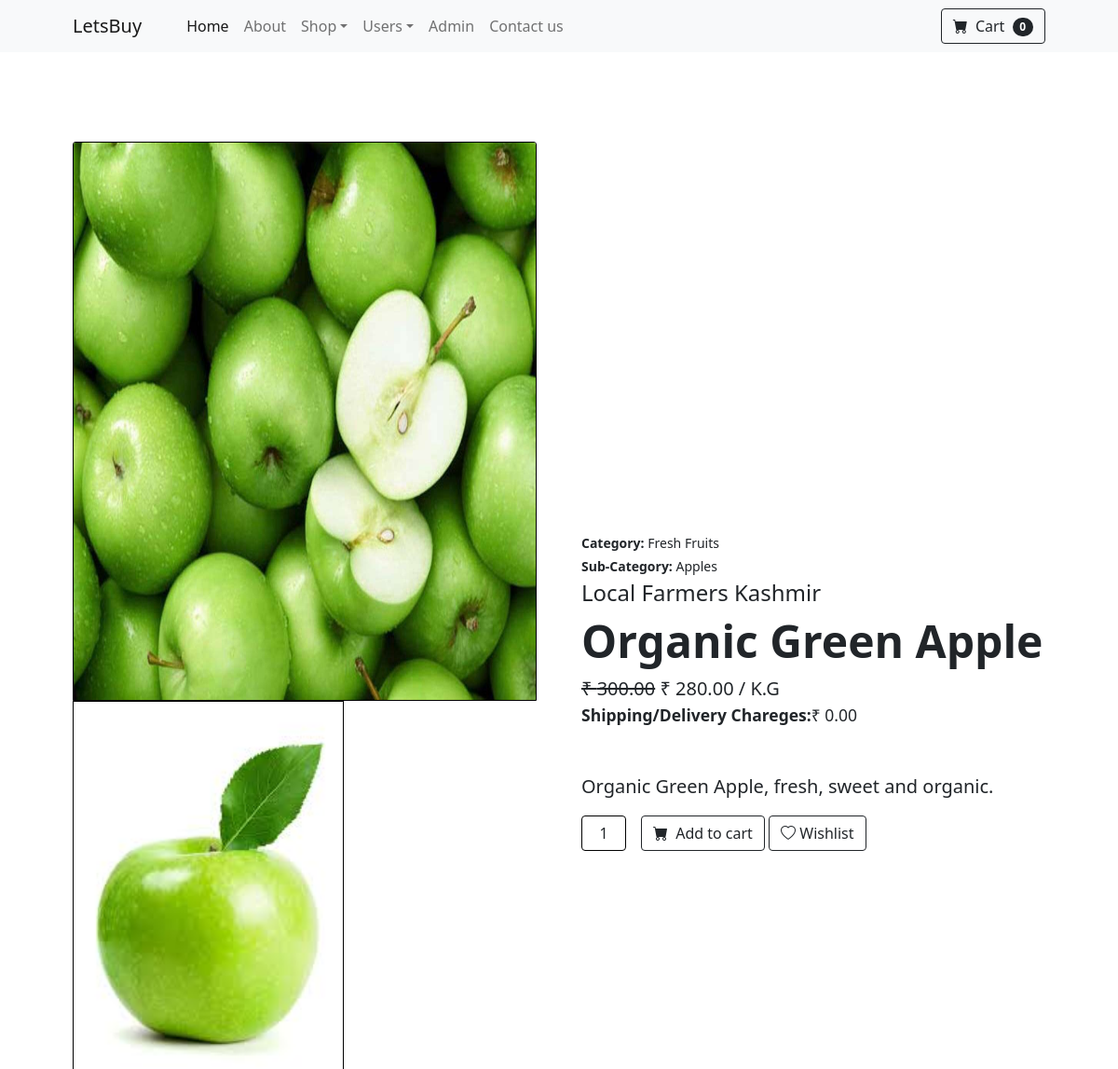
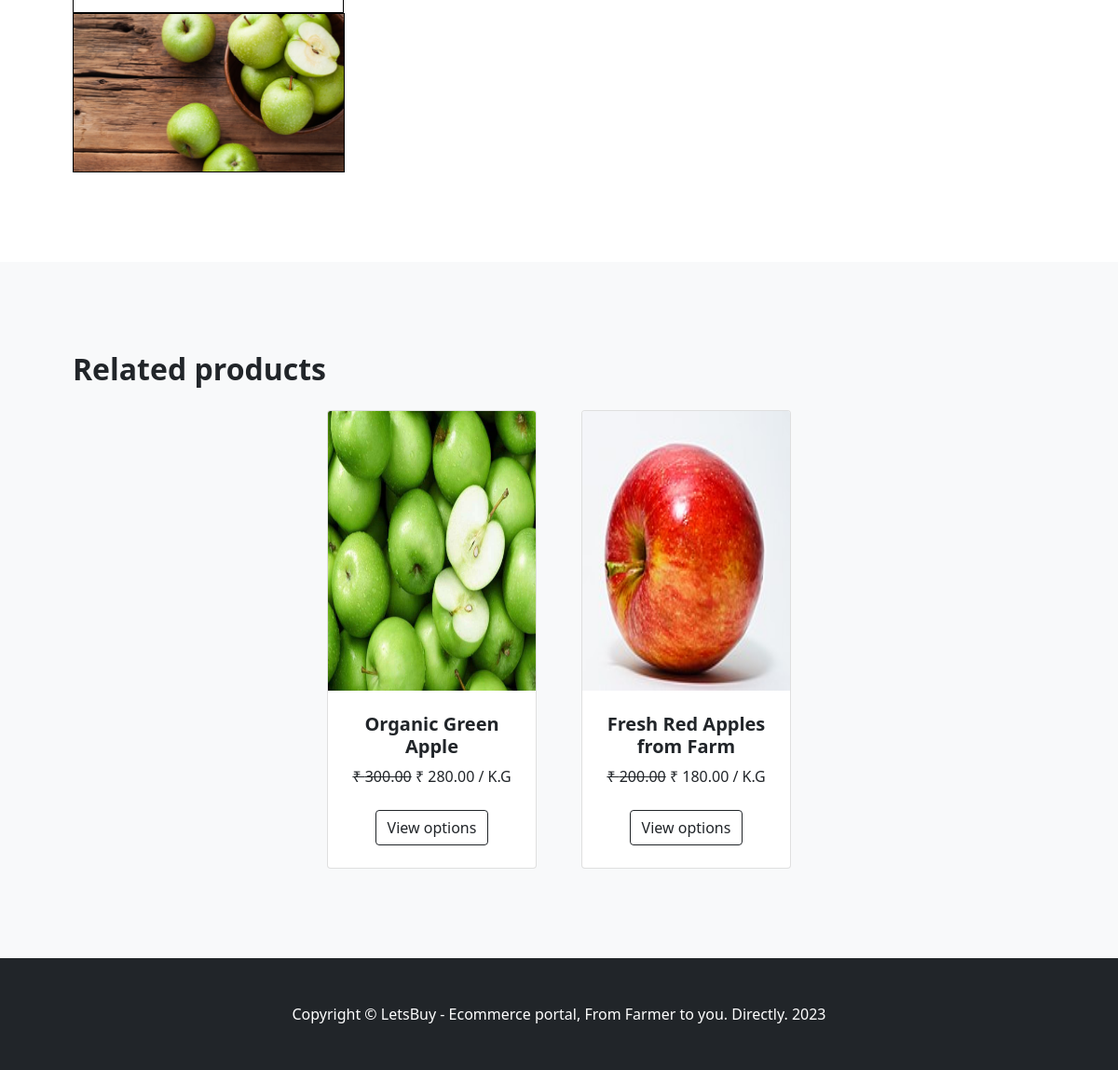
/product-details.php?pid=2, run on the app's committed database (2 pictures, top to bottom).
### tables this page shows
CREATE TABLE `products` (
  `id` int(11) NOT NULL,
  `category` int(11) NOT NULL,
  `subCategory` int(11) DEFAULT NULL,
  `productName` varchar(255) DEFAULT NULL,
  `productCompany` varchar(255) DEFAULT NULL,
  `productPrice` decimal(10,2) DEFAULT NULL,
  `productPriceBeforeDiscount` decimal(10,2) DEFAULT NULL,
  `productDescription` longtext DEFAULT NULL,
  `productImage1` varchar(255) DEFAULT NULL,
  `productImage2` varchar(255) DEFAULT NULL,
  `productImage3` varchar(255) DEFAULT NULL,
  `shippingCharge` decimal(10,2) DEFAULT NULL,
  `productAvailability` varchar(255) DEFAULT NULL,
  `postingDate` timestamp NULL DEFAULT current_timestamp(),
  `updationDate` timestamp NULL DEFAULT NULL ON UPDATE current_timestamp(),
  `addedBy` int(11) DEFAULT NULL,
  `lastUpdatedBy` int(2) DEFAULT NULL
);

CREATE TABLE `category` (
  `id` int(11) NOT NULL,
  `categoryName` varchar(255) DEFAULT NULL,
  `categoryDescription` longtext DEFAULT NULL,
  `creationDate` timestamp NOT NULL DEFAULT current_timestamp(),
  `updationDate` timestamp NULL DEFAULT NULL ON UPDATE current_timestamp(),
  `createdBy` int(11) DEFAULT NULL
);

CREATE TABLE `subcategory` (
  `id` int(11) NOT NULL,
  `categoryid` int(11) DEFAULT NULL,
  `subcategoryName` varchar(255) DEFAULT NULL,
  `creationDate` timestamp NULL DEFAULT current_timestamp(),
  `updationDate` timestamp NULL DEFAULT NULL ON UPDATE current_timestamp(),
  `createdBy` int(11) DEFAULT NULL
);

### product-details.php (the view, shortened to what this page needs)
<?php session_start();
include_once('includes/config.php');
?>
<!DOCTYPE html>
<html lang="en">
    <head>
        <link href="https://cdn.jsdelivr.net/npm/bootstrap-icons@1.5.0/font/bootstrap-icons.css" rel="stylesheet" />
        <link href="css/styles.css" rel="stylesheet" />
    </head>
    <body>
<?php include_once('includes/header.php');?>
<?php
$pid=intval($_GET['pid']);
$query=mysqli_query($con,"select products.id as pid,products.productImage1,products.productImage2,products.productImage3,products.productName,category.categoryName,subcategory.subcategoryName as subcatname,products.postingDate,products.updationDate,subcategory.id as subid,tbladmin.username,category.id as catid,products.productCompany,products.productPrice,products.productPriceBeforeDiscount,products.productAvailability,products.productDescription,products.shippingCharge from products join subcategory on products.subCategory=subCategory.id join category on products.category=category.id join tbladmin on tbladmin.id=products.addedBy where  products.id='$pid'");
while($row=mysqli_fetch_array($query))
{
$catid=$row['catid'];
?>
<form name="productdetails" method="post">
        <section class="py-5">
            <div class="container px-4 px-lg-5 my-5">
                <div class="row gx-4 gx-lg-5 align-items-center">
                    <div class="col-md-6"><img class="card-img-top mb-5 mb-md-0" src="admin/productimages/<?php echo htmlentities($row['productImage1']);?>" alt="<?php echo htmlentities($row['productName']);?>" width="500" height="600"  style="border:solid 1px #000;"/>
<img src="admin/productimages/<?php echo htmlentities($row['productImage2']);?>" width="291" style="border:solid 1px #000;">
<img src="admin/productimages/<?php echo htmlentities($row['productImage3']);?>" width="292" style="border:solid 1px #000;">
                    </div>
                    <div class="col-md-6">
                        <div class="small mb-1"><strong>Category:</strong> <?php echo htmlentities($row['categoryName']);?></div>
                        <div class="small mb-1"><strong>Sub-Category:</strong> <?php echo htmlentities($row['subcatname']);?></div>
                        <h4><?php echo htmlentities($row['productCompany']);?></h4>
                        <h1 class="display-5 fw-bolder"><?php echo htmlentities($row['productName']);?></h1>
                        <div class="fs-5 mb-5">
                            <span class="text-decoration-line-through">&#8377; <?php echo htmlentities($row['productPriceBeforeDiscount']);?></span>
                            <span>&#8377; <?php echo htmlentities($row['productPrice']);?></span> / K.G
                            <div class="small mb-1"><strong>Shipping/Delivery Chareges:</strong>&#8377;  <?php echo htmlentities($row['shippingCharge']);?></div>
                        </div>
                        <p class="lead"><?php echo $row['productDescription'];?></p>
<?php if($row['productAvailability']=='In Stock'):?>
                        <div class="d-flex">
                            <input class="form-control text-center me-3" id="inputQuantity" name="inputQuantity" type="num" value="1" style="max-width: 3rem" />
                            <button class="btn btn-outline-dark flex-shrink-0" type="submit" name="addtocart">
                                <i class="bi-cart-fill me-1"></i>
                                Add to cart
                            </button> &nbsp;
   <button class="btn btn-outline-dark flex-shrink-0" type="submit" name="wishlist">
                                <i class="bi bi-heart"></i>
                               Wishlist
                            </button>
                        </div>
<?php endif;?>
                    </div>
                </div>
            </div>
        </section>
        </form>
<?php } ?>
        <section class="py-5 bg-light">
            <div class="container px-4 px-lg-5 mt-5">
                <h2 class="fw-bolder mb-4">Related products</h2>
                <div class="row gx-4 gx-lg-5 row-cols-2 row-cols-md-3 row-cols-xl-4 justify-content-center">
   <?php
    $query=mysqli_query($con,"select products.id as pid,products.productImage1,products.productName,products.productPriceBeforeDiscount,products.productPrice from products where category='$catid' order by pid desc limit 8 ");
while($row=mysqli_fetch_array($query))
{ ?>
                    <div class="col mb-5">
                        <div class="card h-100">
                            <img class="card-img-top" src="admin/productimages/<?php echo htmlentities($row['productImage1']);?>" alt="<?php echo htmlentities($row['productName']);?>" width="350" height="300"/>
                            <div class="card-body p-4">
                                <div class="text-center">
                                    <h5 class="fw-bolder"><?php echo htmlentities($row['productName']);?></h5>
                                    <span class="text-decoration-line-through">&#8377; <?php echo htmlentities($row['productPriceBeforeDiscount']);?></span>
                            <span>&#8377; <?php echo htmlentities($row['productPrice']);?></span> / K.G
                                </div>
                            </div>
                            <div class="card-footer p-4 pt-0 border-top-0 bg-transparent">
                                <div class="text-center"><a class="btn btn-outline-dark mt-auto" href="product-details.php?pid=<?php echo htmlentities($row['pid']);?>">View options</a></div>
                            </div>
                        </div>
                    </div>
<?php } ?>
                </div>
            </div>
        </section>
        <?php include './includes/footer.php'; ?>
    </body>
</html>

### includes/header.php (shortened to what this page needs)
        <nav class="navbar navbar-expand-lg navbar-light bg-light">
            <div class="container px-4 px-lg-5">
                <a class="navbar-brand" href="index.php">LetsBuy</a>
                <div class="collapse navbar-collapse" id="navbarSupportedContent">
                    <ul class="navbar-nav me-auto mb-2 mb-lg-0 ms-lg-4">
                        <li class="nav-item"><a class="nav-link active" aria-current="page" href="index.php">Home</a></li>
                        <li class="nav-item"><a class="nav-link" href="about-us.php">About</a></li>
                        <li class="nav-item dropdown">
                            <a class="nav-link dropdown-toggle" id="navbarDropdown" href="#" role="button" data-bs-toggle="dropdown" aria-expanded="false">Shop</a>
                        </li>
<?php if($_SESSION['id']==0){?>
          <li class="nav-item dropdown">
                            <a class="nav-link dropdown-toggle" id="navbarDropdown" href="#" role="button" data-bs-toggle="dropdown" aria-expanded="false">Users</a>
                        </li>
                                     <li class="nav-item"><a class="nav-link" href="admin/">Admin</a></li>
                     <?php } ?>
                      <li class="nav-item"><a class="nav-link" href="contact-us.php">Contact us</a></li>
                    </ul>
                    <form class="d-flex">
                        <?php
$uid=$_SESSION['id'];
                        $ret=mysqli_query($con,"select sum(productQty) as qtyy from cart where userId='$uid'");
$result=mysqli_fetch_array($ret);
$cartcount=$result['qtyy'];
                        ?>
                        <a class="btn btn-outline-dark" href="my-cart.php">
                            <i class="bi-cart-fill me-1"></i>
                            Cart
                            <?php if($cartcount==0):?>
                            <span class="badge bg-dark text-white ms-1 rounded-pill">0</span>
                        <?php else: ?>
                            <span class="badge bg-dark text-white ms-1 rounded-pill"><?php echo $cartcount; ?></span>
                            <?php endif;?>
                        </a>
                    </form>
                </div>
            </div>
        </nav>

### includes/footer.php
<footer class="py-5 bg-dark">
       <div class="container"><p class="m-0 text-center text-white">Copyright &copy; LetsBuy - Ecommerce portal, From Farmer to you. Directly. <?php echo date('Y');?></p></div>
   </footer>

### data on the page
products: productImage1 (picture), productImage2 (picture), productImage3 (picture), category.categoryName "Fresh Fruits", subcategory.subcategoryName "Apples", productCompany "Local Farmers Kashmir", productName "Organic Green Apple", productPriceBeforeDiscount "300.00", productPrice "280.00", shippingCharge "0.00", productDescription "Organic Green Apple, fresh, sweet and organic."
products: productImage1 (picture), productName "Fresh Red Apples from Farm", productPriceBeforeDiscount "200.00", productPrice "180.00"
